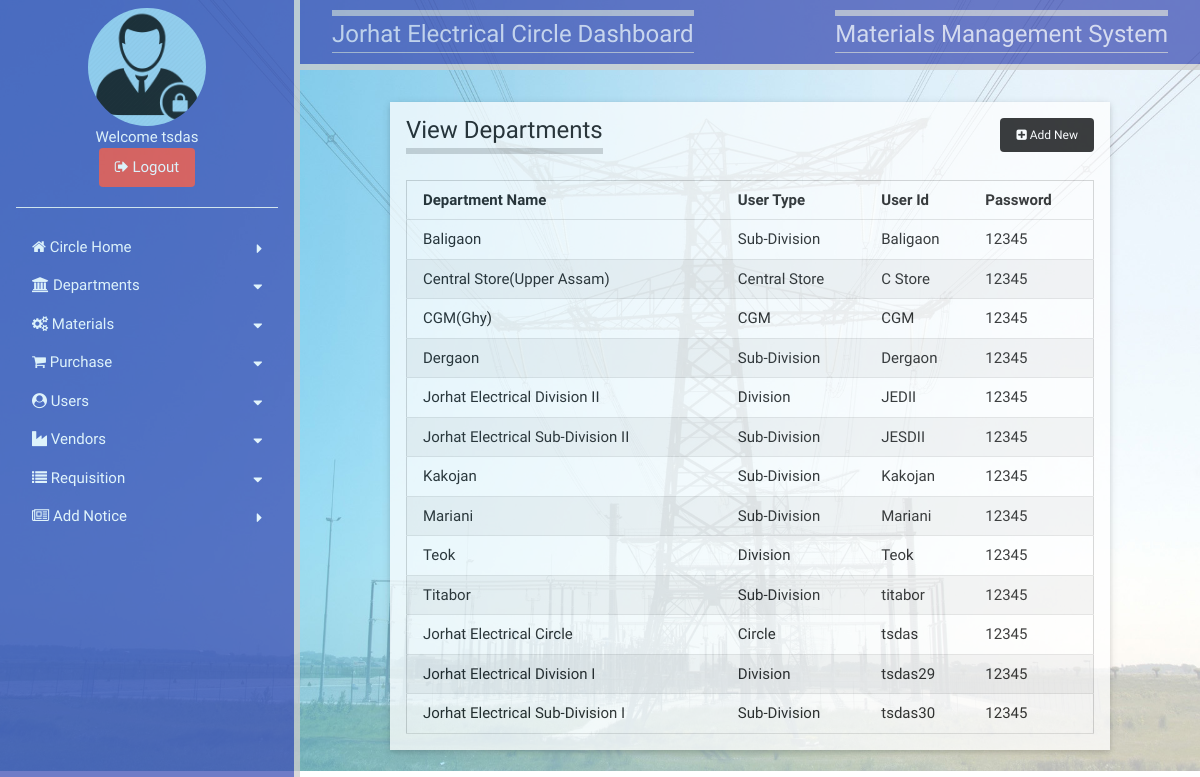
Page /APDCLTS/viewusers.php (signed in) on the committed database.
### tables this page shows
CREATE TABLE `users` (
  `usertype` varchar(20) NOT NULL,
  `department` varchar(255) NOT NULL,
  `userid` varchar(100) NOT NULL,
  `password` varchar(100) NOT NULL,
  PRIMARY KEY (`userid`)
);

### APDCLTS/viewusers.php (the view, shortened to what this page needs)
<?php
  require_once 'include/connect.php';
    $uid=$_SESSION["uname"];
    $sql="Select department from users where userid='$uid'";
    $result=mysqli_query($link,$sql);
    $row=mysqli_fetch_array($result);
    $divn=$row[0];
            $sql = "SELECT * FROM users";
            if($result = mysqli_query($link,$sql))
            {
                $rows = mysqli_fetch_all($result);
            }
?>
<!doctype html>
<html>
<head>
<link href="css/w3.css" type="text/css" rel="stylesheet">
<link href="css/style.css" type="text/css" rel="stylesheet">
<link rel="stylesheet" href="https://cdnjs.cloudflare.com/ajax/libs/font-awesome/4.7.0/css/font-awesome.min.css">
</head>
<body>
  <?php include "circleSbar.php"; ?>
    <div id="main" style="margin-left:300px">
    <div class="w3-container w3-indigo w3-right-align w3-opacity-min w3-bottombar">
      <div class="w3-container w3-indigo w3-right-align w3-opacity-min">
          	<div class="w3-left">
              <h3 class="topbar w3-border-bottom"><?php echo $divn; ?> Dashboard</h3>
            </div>
            <div class="w3-right">
              <h3 class="topbar w3-border-bottom">Materials Management System</h3>
            </div>
      </div>
    </div>
    	<div class="w3-card-2 w3-white w3-opacity-min" style="width:80%; margin:32px auto">
        	<div class="w3-container">
              <div class="left"><h3 class="bottombar">View Departments</h3></div>
                <div class="right" style="padding-top:16px;"><a href="createuser.php" class="btn black round small text-white"><i class="fa fa-plus-square"></i> Add New</a></div>
            </div>
            <div class="w3-container w3-padding-16">
                <?php if(!empty($rows)): ?>
                    <table class="w3-table-all">
                            <thead>
                              <tr>
                                <th>Department Name</th>
                                <th>User Type</th>
                                <th>User Id</th>
                                <th>Password</th>
                              </tr>
                            </thead>
                            <tbody>
                                <?php foreach ($rows as $row): ?>
                                   <tr>
                                     <td> <?php echo $row[1]; ?></td>
                                     <td> <?php echo $row[0]; ?></td>
                                     <td> <?php echo $row[2]; ?></td>
                                     <td> <?php echo $row[3]; ?></td>
                                   </tr>
                                <?php endforeach; ?>
                            </tbody>
                    </table>
                <?php endif; ?>
            </div>
    </div>
</div>
</body>
</html>

### APDCLTS/css/w3.css (style rules this page uses)
*,*:before,*:after { box-sizing:inherit }
html { -ms-text-size-adjust:100%;-webkit-text-size-adjust:100% }
body { margin:0 }
a { background-color:transparent;-webkit-text-decoration-skip:objects }
html,body { font-family:Verdana,sans-serif;font-size:15px;line-height:1.5 }
html { overflow-x:hidden }
h3 { font-size:24px }
h1,h2,h3,h4,h5,h6 { font-family:"Segoe UI",Arial,sans-serif;font-weight:400;margin:10px 0 }
a { color:inherit }
.w3-table,.w3-table-all { border-collapse:collapse;border-spacing:0;width:100%;display:table }
.w3-table-all { border:1px solid #ccc }
.w3-bordered tr,.w3-table-all tr { border-bottom:1px solid #ddd }
.w3-table-all tr:nth-child(odd) { background-color:#fff }
.w3-table-all tr:nth-child(even) { background-color:#f1f1f1 }
.w3-table td,.w3-table th,.w3-table-all td,.w3-table-all th { padding:8px 8px;display:table-cell;text-align:left;vertical-align:top }
.w3-table th:first-child,.w3-table td:first-child,.w3-table-all th:first-child,.w3-table-all td:first-child { padding-left:16px }
.w3-main,#main { transition:margin-left .4s }
.w3-container:after,.w3-container:before,.w3-panel:after,.w3-panel:before,.w3-row:after,.w3-row:before,.w3-row-padding:after,.w3-row-padding:before, .w3-cell-row:before,.w3-cell-row:after,.w3-clear:after,.w3-clear:before,.w3-bar:before,.w3-bar:after { content:"";display:table;clear:both }
.w3-container,.w3-panel { padding:0.01em 16px }
.w3-card,.w3-card-2 { box-shadow:0 2px 5px 0 rgba(0,0,0,0.16),0 2px 10px 0 rgba(0,0,0,0.12) }
.w3-opacity-min { opacity:0.75 }
.w3-right-align { text-align:right!important }
.w3-border-bottom { border-bottom:1px solid #ccc!important }
.w3-bottombar { border-bottom:6px solid #ccc!important }
.w3-padding-16 { padding-top:16px!important;padding-bottom:16px!important }
.w3-left { float:left!important }
.w3-right { float:right!important }
.w3-indigo,.w3-hover-indigo:hover { color:#fff!important;background-color:#3f51b5!important }
.w3-white,.w3-hover-white:hover { color:#000!important;background-color:#fff!important }

### APDCLTS/css/style.css (style rules this page uses)
*,*:before,*:after { box-sizing:inherit }
html { -ms-text-size-adjust:100%;-webkit-text-size-adjust:100% }
body { margin:0 }
a { background-color:transparent;-webkit-text-decoration-skip:objects }
html,body { font-family:Verdana,sans-serif;font-size:15px;line-height:1.5 }
html { overflow-x:hidden }
h3 { font-size:24px }
h1,h2,h3,h4,h5,h6 { font-family:"Segoe UI",Arial,sans-serif;font-weight:400;margin:10px 0 }
a { color:inherit }
.btn,.button { border:none;display:inline-block;padding:8px 16px;vertical-align:middle;overflow:hidden;text-decoration:none;color:inherit;background-color:inherit;text-align:center;cursor:pointer;white-space:nowrap }
.btn,.button { -webkit-touch-callout:none;-webkit-user-select:none;-khtml-user-select:none;-moz-user-select:none;-ms-user-select:none;user-select:none }
.main,#main { transition:margin-left .4s }
.round,.round-medium { border-radius:4px }
.small { font-size:12px!important }
.topbar { border-top:6px solid #ccc!important }
.bottombar { border-bottom:6px solid #ccc!important }
.left { float:left!important }
.right { float:right!important }
.black,.hover-black:hover { color:#fff!important;background-color:#000!important }
.text-white,.hover-text-white:hover { color:#fff!important }

### APDCLTS/viewusers.php (style rules this page uses)
body { font-family: 'Concert One', cursive; background-image:url(images/bgrd.jpg); background-repeat:no-repeat; background-size:100%; }
h3 { font-family: 'Concert One', cursive; }

### rows in the picture
users: department "Jorhat Electrical Circle", usertype "Circle", userid "tsdas", password "12345"
users: department "Baligaon", usertype "Sub-Division", userid "Baligaon", password "12345"
users: department "Central Store(Upper Assam)", usertype "Central Store", userid "C Store", password "12345"
users: department "CGM(Ghy)", usertype "CGM", userid "CGM", password "12345"
users: department "Dergaon", usertype "Sub-Division", userid "Dergaon", password "12345"
users: department "Jorhat Electrical Division II", usertype "Division", userid "JEDII", password "12345"
users: department "Jorhat Electrical Sub-Division II", usertype "Sub-Division", userid "JESDII", password "12345"
users: department "Kakojan", usertype "Sub-Division", userid "Kakojan", password "12345"
users: department "Mariani", usertype "Sub-Division", userid "Mariani", password "12345"
users: department "Teok", usertype "Division", userid "Teok", password "12345"
users: department "Titabor", usertype "Sub-Division", userid "titabor", password "12345"
users: department "Jorhat Electrical Division I", usertype "Division", userid "tsdas29", password "12345"
users: department "Jorhat Electrical Sub-Division I", usertype "Sub-Division", userid "tsdas30", password "12345"

### other values in the picture
$uid "tsdas"
